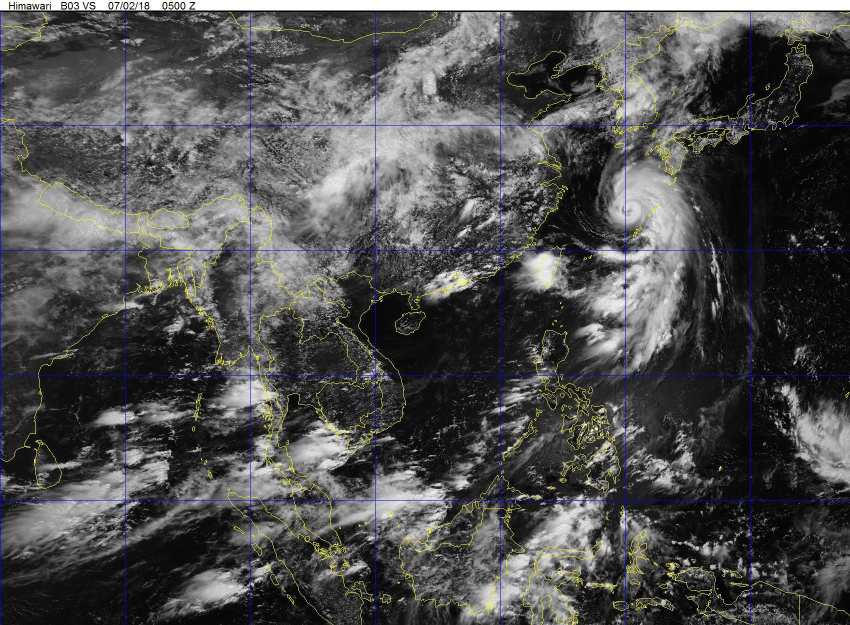
#> input picture DataPreparation/Figures/VIS.JPG, 1700 x 1250 px, found by its file name (shown at 1/2 size)
$ python DrawPointsOnSat.py
#> lines starting #> are read from the running program, lines starting #| are printed output that depends on the picture
import numpy as np
import imageio
from matplotlib import pyplot as plt
import pandas as pd
import seaborn as sns
import os

# Load image
VIS = imageio.imread('VIS.JPG')
#> VIS is the input picture: shape (1250, 1700, 3); mean R, G, B 79.3, 79.3, 78.9
VIS = VIS[600:1000,500:750]
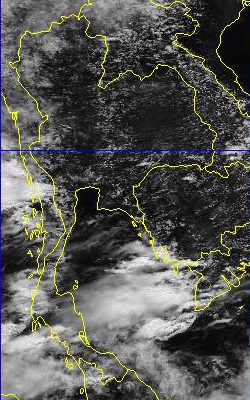
#> VIS: shape (400, 250, 3); mean R, G, B 85.9, 85.9, 81.9
VIS = VIS.astype(int)

# Load point
filename = './Points'
#> (the run stopped early here; a loop or call above may not have finished)
